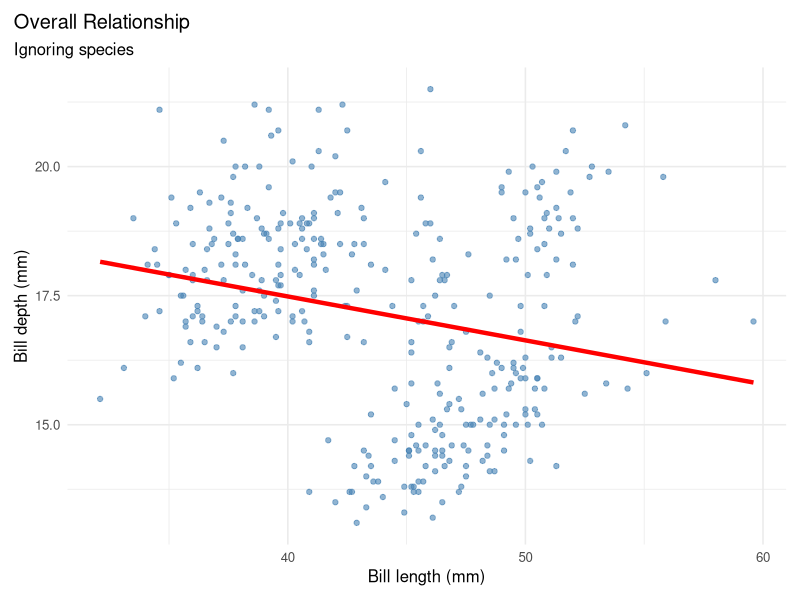
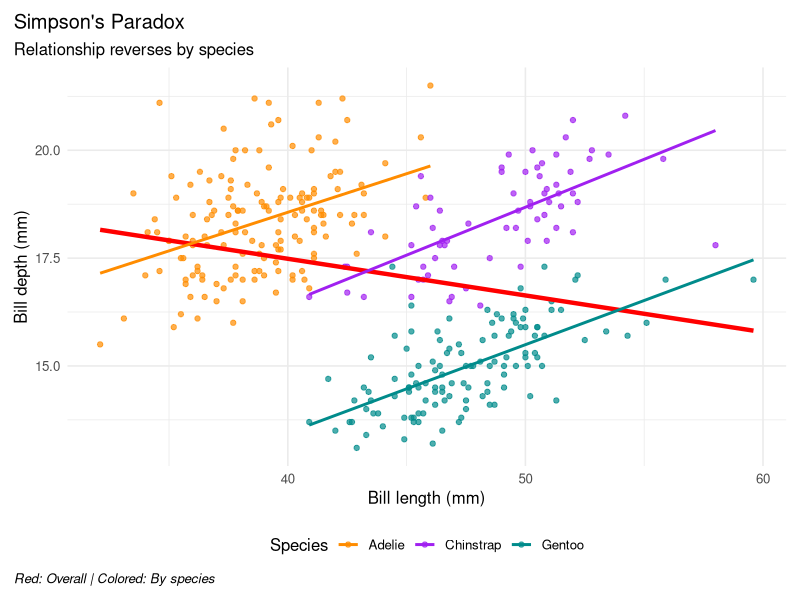
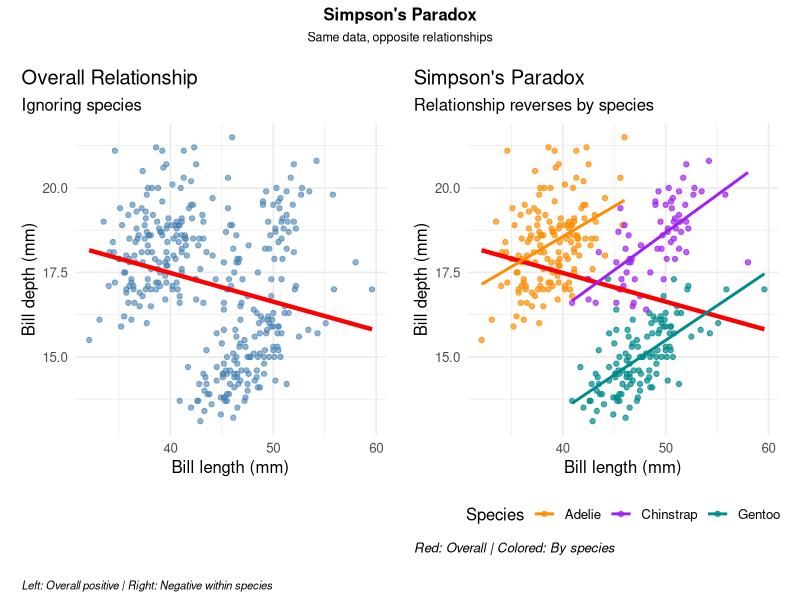

The R script that drew these images, in order:
## ---- chunk 1
#| message: false
#| warning: false
# Set CRAN mirror for package installation
options(repos = c(CRAN = "https://cran.rstudio.com/"))

# Install required packages if not already installed
if (!require(patchwork, quietly = TRUE)) {
  install.packages("patchwork")
  library(patchwork)
}

library(ggplot2)
library(palmerpenguins)
data(penguins)
## ---- chunk 2
#| message: false
#| warning: false
plot1 <- ggplot(data = penguins,
        aes(x = bill_length_mm,
        y = bill_depth_mm)) +
  theme_minimal(12) +
  geom_point(alpha = 0.6, color = "steelblue") +
  labs(title = "Overall Relationship",
       subtitle = "Ignoring species",
       x = "Bill length (mm)",
       y = "Bill depth (mm)") +
  theme(plot.title.position = "plot",
        plot.caption = element_text(hjust = 0, face = "italic", lineheight = 1.3),
        plot.caption.position = "plot",
        plot.margin = margin(10, 10, 10, 10)) +
  geom_smooth(method = "lm", se = FALSE, color = "red", linewidth = 1.5)

plot1
## ---- chunk 3
#| message: false
#| warning: false
#| eval: true
#| fig-cap: "Simpson's Paradox Revealed: Overall vs. Species-Specific Relationships"

plot2 <- ggplot(data = penguins,
       aes(x = bill_length_mm,
           y = bill_depth_mm,
           color = species)) +
  theme_minimal(12) +
  geom_point(alpha = 0.7) +
  scale_color_manual(values = c("darkorange","purple","cyan4"),
                     name = "Species") +
  labs(title = "Simpson's Paradox",
       subtitle = "Relationship reverses by species",
       x = "Bill length (mm)",
       y = "Bill depth (mm)",
       caption = "Red: Overall | Colored: By species") +
  theme(plot.title.position = "plot",
        plot.caption = element_text(hjust = 0, face = "italic", lineheight = 1.3),
        plot.caption.position = "plot",
        legend.position = "bottom",
        plot.margin = margin(10, 10, 10, 10)) +
  # Overall trend (ignoring species)
  geom_smooth(method = "lm", se = FALSE, color = "red", 
              linewidth = 1.5, alpha = 0.8) +
  # Species-specific trends
  geom_smooth(method = "lm", se = FALSE, linewidth = 1)

plot2
## ---- chunk 4
#| message: false
#| warning: false
#| fig-cap: "Simpson's Paradox: The Same Data, Two Different Stories"

# Create the side-by-side comparison using patchwork
comparison_plot <- (plot1 | plot2) +
  plot_annotation(
    title = "Simpson's Paradox",
    subtitle = "Same data, opposite relationships",
    caption = "Left: Overall positive | Right: Negative within species",
    theme = theme(
      plot.title = element_text(size = 12, face = "bold", hjust = 0.5, margin = margin(b = 5)),
      plot.subtitle = element_text(size = 9, hjust = 0.5, margin = margin(b = 8)),
      plot.caption = element_text(size = 8, hjust = 0, face = "italic", 
                                 margin = margin(t = 8), lineheight = 1.2)
    )
  )

comparison_plot
